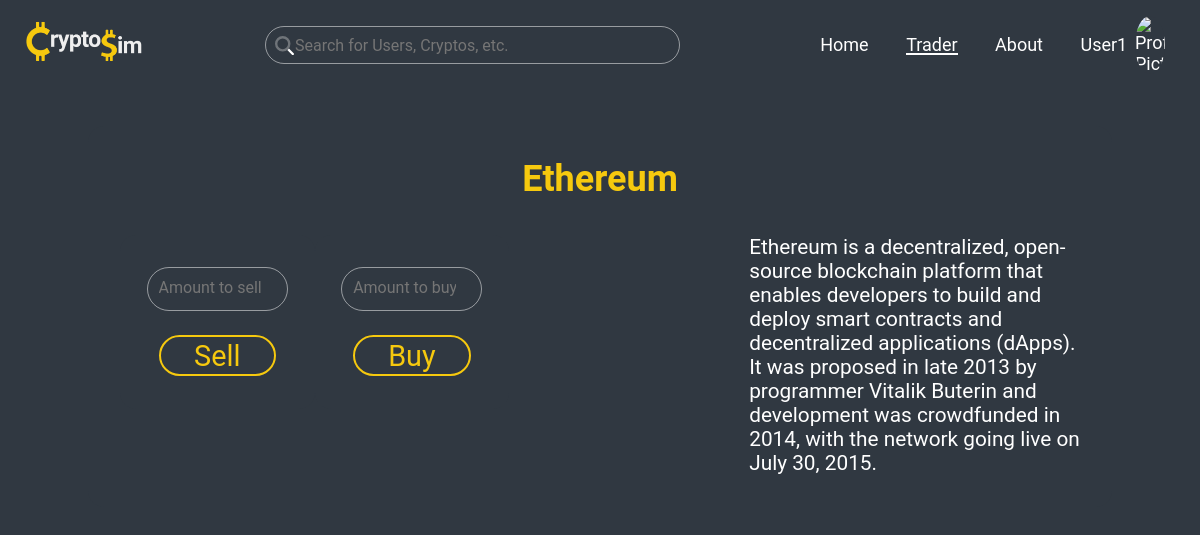
Page /php/coin_details.php?id=2 (signed in) on the committed database.
### tables this page shows
CREATE TABLE `coin` (
  `id` int(11) NOT NULL,
  `name` varchar(100) NOT NULL,
  `description` varchar(500) NOT NULL
);

### php/coin_details.php (the view, shortened to what this page needs)
<?php
$host = 'localhost';
$dbname = 'web';
$username = 'web';
$password = 'web';
$conn = new mysqli($host, $username, $password, $dbname);
$sql = "SELECT * FROM coin WHERE id = ?";
$stmt = $conn->prepare($sql);
$stmt->bind_param("i", $_GET['id']);
$stmt->execute();
$result = $stmt->get_result();
$coin = $result->fetch_assoc();
?>
<!DOCTYPE html>
<html lang="en">
<head>
    <link rel="stylesheet" href="../css/style.css">
</head>
<header>
    <img src="../img/logo.png">
    <div class="search">
        <input type="text" id="search" name="search" placeholder="Search for Users, Cryptos, etc.">
    </div>
    <div class="navbar">
        <a href="home.php">Home</a>
        <a href="trader.php" class="active">Trader</a>
        <a href="about.php">About</a>
        <a href="profile.php" class="profile-link">
            <?php if (isset($_SESSION['username'])) echo $_SESSION['username'];
            else echo 'Profile'; ?>
            <img src="../<?php echo isset($_SESSION['profile_pic']) ? $_SESSION['profile_pic'] : 'img/profile-placeholder.jpg'; ?>" class="profile-pic" alt="Profile Picture">
        </a>
    </div>
</header>
<body>
<div class="form-container detail-form">
    <h1><?php echo $coin['name']; ?></h1>
    <div class="detail-row">
        <p><?php echo $coin['description']; ?></p>
        <div class="trade-container">
            <form action="buy_coin.php" method="post" class="detail-form-container">
                <input type="number" name="amount" min="1" placeholder="Amount to buy" class="no-magnifying-glass">
                <input type="submit" value="Buy">
            </form>
        </div>
        <div class="trade-container">
            <form action="sell_coin.php" method="post" class="detail-form-container">
                <input type="number" name="amount" min="1" placeholder="Amount to sell" class="no-magnifying-glass">
                <input type="submit" value="Sell">
            </form>
        </div>
    </div>
</body>
</html>

### css/style.css (style rules this page uses)
html { width: 100%; height: 100%; }
body { width: 100%; height: 100%; }
header { width: 100% !important; margin: 0; display: flex; flex-direction: row; align-items: center; }
header img { width: 10%; margin-left: 2%; }
* { font-family: "Roboto", sans-serif; margin: 0; padding: 0; background-color: #303841; }
a { text-decoration: none; color: white; font-size: 150%; }
.navbar { margin-right: 2%; display: flex; width: 40%; text-align: end; align-items: center; justify-content: end; }
.navbar a { position: relative; text-decoration: none; color: white; margin-left: 5%; margin-right: 5%; font-size: 1.5vw; }
.navbar a::before { content: ""; position: absolute; width: 0; height: 2px; bottom: 0; left: 0; background-color: white; transition: width 0.15s ease-in-out; }
.navbar a.active::before { width: 100%; }
.search { width: 70%; color: white; display: flex; justify-content: center }
#search { width: 60%; padding: 1.4%; padding-top: 1.75%; outline: none; background: none; border: 1px solid rgba(255, 255, 255, 0.5); border-radius: 50em; transition: border 0.2s ease; }
input::placeholder { padding-left: 5%; font-size: 1.2em; background-image: url(../img/magnifying-glass-duotone.svg); background-repeat: no-repeat; background-size: 1.2em; }
input { color: white; }
.profile-pic { border-radius: 50%; width: 2.5vw; margin: 0; }
.profile-link { display: flex; align-items: center; gap: 10%; }
.form-container { display: flex; flex-direction: column; align-items: center; gap: 1em; background-color: #303841; padding: 2em; border-radius: 1em; width: 50%; margin: auto; margin-top: 3%; }
.form-container h1 { color: #F6C90E; font-size: 3vw; margin-bottom: 2%; }
.form-container input[type="text"], .form-container input[type="password"], .form-container input[type="date"], .form-container input[type="number"], .form-container select { width: 50%; padding: 0.5em; padding: 1em 0.8em; border: none; border-radius: 5em; background: none; border: 1px solid rgba(255, 255, 255, 0.5); color: white; }
.form-container input[type="submit"] { border: 2px solid #F6C90E; border-radius: 50em; color: #F6C90E; font-size: 180%; padding: 1% 5%; margin: 0.5%; transition: background-color 0.2s ease; text-decoration: none; cursor: pointer; width: 40%; }
.no-magnifying-glass::placeholder { background-image: none; padding: 0; }
.detail-form-container { display: flex; flex-direction: column; align-items: center; gap: 1.5em; background-color: #303841; padding: 2em; border-radius: 1em; width: 80%; margin: auto; }
.form-container p { font-size: 130%; width: 170%; color: #ffffff; text-align: left; padding-left: 25%; }
.trade-container { display: flex; flex-direction: row; justify-content: center; gap: 1em; width: 100%; }
.detail-row { display: flex; flex-direction: row-reverse; justify-content: space-between; align-items: start; }
.detail-form input[type="submit"] { width: 90%; }
.detail-form input[type="number"] { width: 90%; }
.detail-form { width: 80%; }

### rows in the picture
coin: name "Ethereum", description "Ethereum is a decentralized, open-source blockchain platform that enables developers to build and deploy smart contracts and decentralized applications (dApps). It was proposed in late 2013 by programmer Vitalik Buterin and development was crowdfunded in 2014, with the network going live on July 30, 2015."

### other values in the picture
$_SESSION['username'] "User1"
